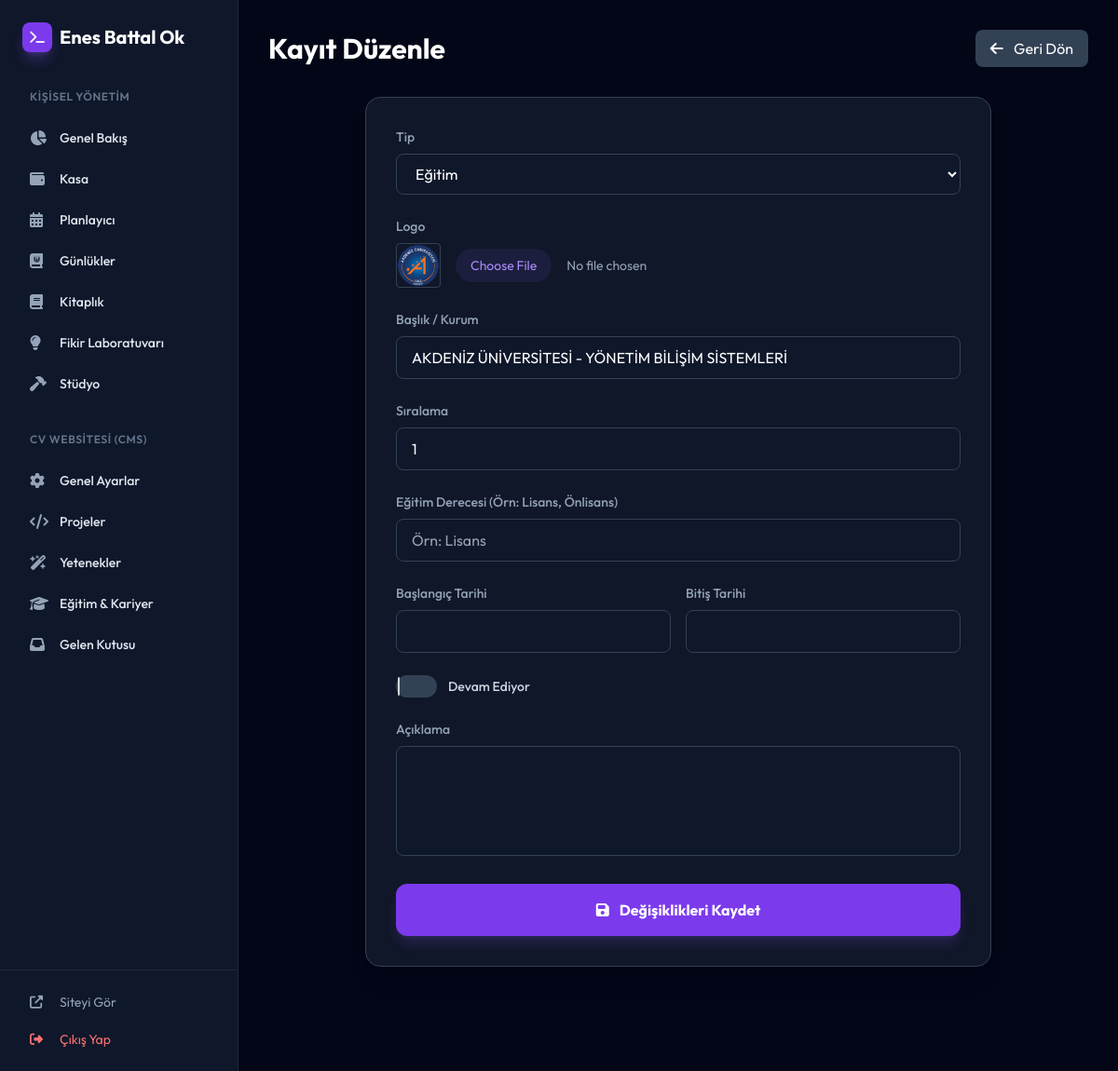
The page /admin/resume/edit/2 (signed in) on the database as committed earlier.
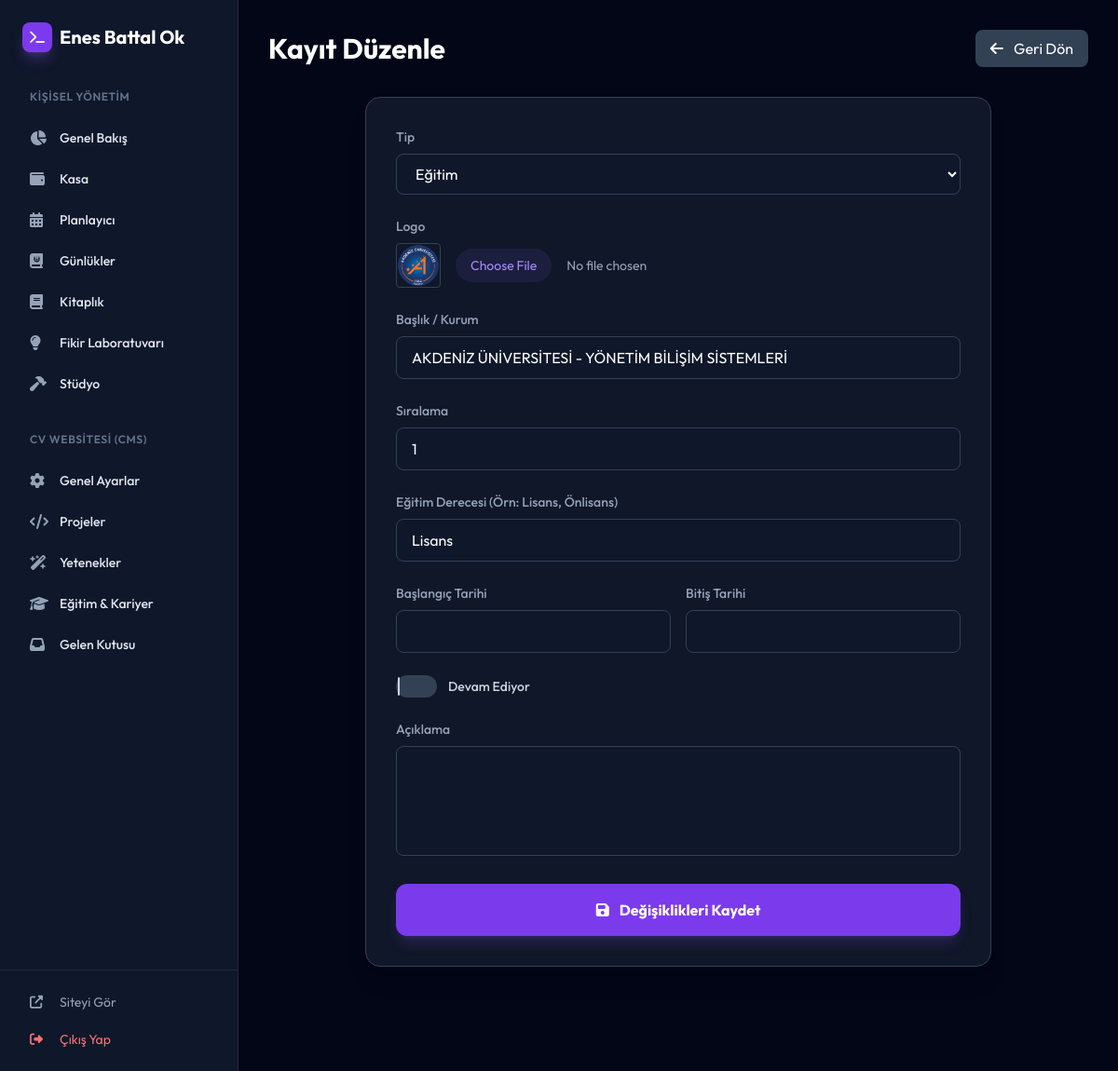
The same page on the database as committed later.
### models.py (models this page shows)
class YolHaritasi(db.Model):
    id = db.Column(db.Integer, primary_key=True)
    kategori_id = db.Column(db.Integer, db.ForeignKey('calisma_kategori.id'), nullable=True)
    baslik = db.Column(db.String(200), nullable=False)
    durum = db.Column(db.String(50))
    notlar = db.Column(db.Text)
    tip = db.Column(db.String(50)) # 'Egitim' veya 'Deneyim'
    tarih_araligi = db.Column(db.String(100))
    logo_url = db.Column(db.String(255))
    order_index = db.Column(db.Integer, default=0)
    start_date = db.Column(db.String(50))
    end_date = db.Column(db.String(50))
    is_active = db.Column(db.Boolean, default=False)
    position = db.Column(db.String(100))
    degree = db.Column(db.String(100)) # Yeni alan: Eğitim Derecesi
    kategori = db.relationship('CalismaKategori', backref=db.backref('yol_haritalari', lazy=True))

### main.py (the view, shortened to what this page needs)
    @app.route('/admin/resume/edit/<int:id>', methods=['GET', 'POST'])
    @login_required
    def edit_resume(id):
        item = YolHaritasi.query.get_or_404(id)
        return render_template('admin_resume_edit.html', item=item)

### templates/admin_resume_edit.html (shortened to what the changed rows need)
{% extends "admin_base.html" %}
{% block content %}
<div class="pb-20">
    <div class="flex items-center justify-between mb-8">
        <h1 class="text-3xl font-bold text-white">Kayıt Düzenle</h1>
    </div>
    <div class="max-w-2xl bg-slate-800/50 p-8 rounded-2xl border border-slate-700 shadow-xl mx-auto">
        <form action="{{ url_for('edit_resume', id=item.id) }}" method="POST" enctype="multipart/form-data" class="space-y-6">
            <div>
                <label class="block text-sm font-medium text-slate-400 mb-2">Tip</label>
                <select name="tip" class="w-full px-4 py-2.5 bg-slate-900 border border-slate-700 rounded-lg text-white focus:border-violet-500 outline-none">
                    <option value="Egitim" {% if item.tip == 'Egitim' %}selected{% endif %}>Eğitim</option>
                </select>
            </div>
            <div>
                <div class="flex items-center gap-4">
                    {% if item.logo_url %}
                    <img src="{{ item.logo_url }}" class="w-12 h-12 rounded object-cover border border-slate-700">
                    {% endif %}
                    <input type="file" name="logo" class="w-full text-sm text-slate-400 file:mr-4 file:py-2 file:px-4 file:rounded-full file:border-0 file:bg-violet-500/10 file:text-violet-400">
                </div>
            </div>
            <div>
                <label class="block text-sm font-medium text-slate-400 mb-2">Başlık / Kurum</label>
                <input type="text" name="baslik" value="{{ item.baslik }}" required class="w-full px-4 py-2.5 bg-slate-900 border border-slate-700 rounded-lg text-white focus:border-violet-500 outline-none">
            </div>
            <div>
                <label class="block text-sm font-medium text-slate-400 mb-2">Sıralama</label>
                <input type="number" name="order_index" value="{{ item.order_index or 1 }}" min="1" class="w-full px-4 py-2.5 bg-slate-900 border border-slate-700 rounded-lg text-white focus:border-violet-500 outline-none">
            </div>
            <div id="degree_field" class="{% if item.tip != 'Egitim' %}hidden{% endif %}">
                <label class="block text-sm font-medium text-slate-400 mb-2">Eğitim Derecesi (Örn: Lisans, Önlisans)</label>
                <input type="text" name="degree" value="{{ item.degree or '' }}" placeholder="Örn: Lisans" class="w-full px-4 py-2.5 bg-slate-900 border border-slate-700 rounded-lg text-white focus:border-violet-500 outline-none">
            </div>
        </form>
    </div>
</div>
{% endblock %}

Rows that differ between the two databases and show on the page:
changed YolHaritasi "Eğitim": degree (not shown) → "Lisans"
